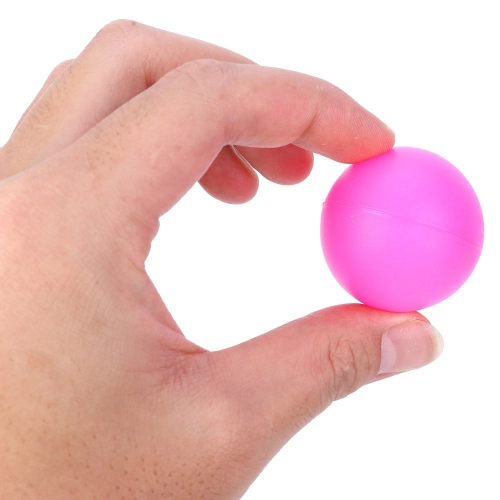
#> input picture Aula_02_03_23/bolinha.png, 500 x 500 px
$ jupyter execute Inrage.ipynb   (shell and % lines are left out)
#> lines starting #> are read from the running program, lines starting #| are printed output that depends on the picture; after the words box and inside, x2 and y2 are one past the last pixel; in counts of white or black regions, pixels touching at a corner belong together
[cell 1]
import cv2
from matplotlib import pyplot as plt
import numpy as np

[cell 2]
img = cv2.imread('bolinha.png')
#> img is the input picture: shape (500, 500, 3); mean B, G, R 196.3, 193.8, 235.9

img_rgb = cv2.cvtColor(img, cv2.COLOR_BGR2RGB)
img_hsv = cv2.cvtColor(img, cv2.COLOR_BGR2HSV)
#> img_hsv: shape (500, 500, 3); mean H, S, V 23.6, 55.8, 235.9

# Definição dos valores minimos e maximos da mascara
# o magenta tem h=300 mais ou menos, ou 150 para o opencv
image_lower_hsv = np.array([130, 100, 0])
image_upper_hsv = np.array([175, 255, 255])

mask_hsv = cv2.inRange(img_hsv, image_lower_hsv, image_upper_hsv)
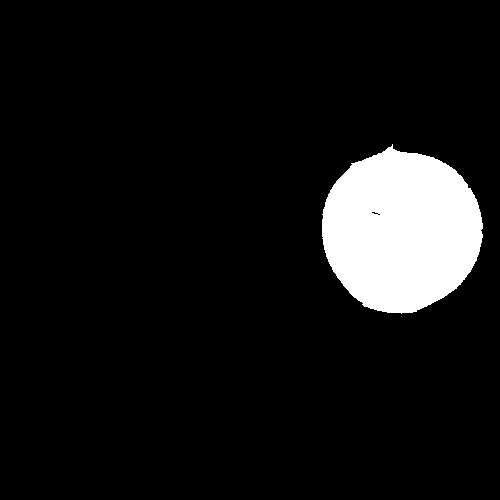
#> mask_hsv: shape (500, 500); 8.2% white; 1 white region, box (x1, y1, x2, y2) and area: (322, 144, 483, 314) 20447

plt.subplot()
plt.imshow(img_rgb)
plt.show()
plt.subplot()
plt.imshow(mask_hsv, cmap="Greys_r", vmin=0, vmax=255)
plt.show()

[cell 3]
img = cv2.imread('melancia.png')
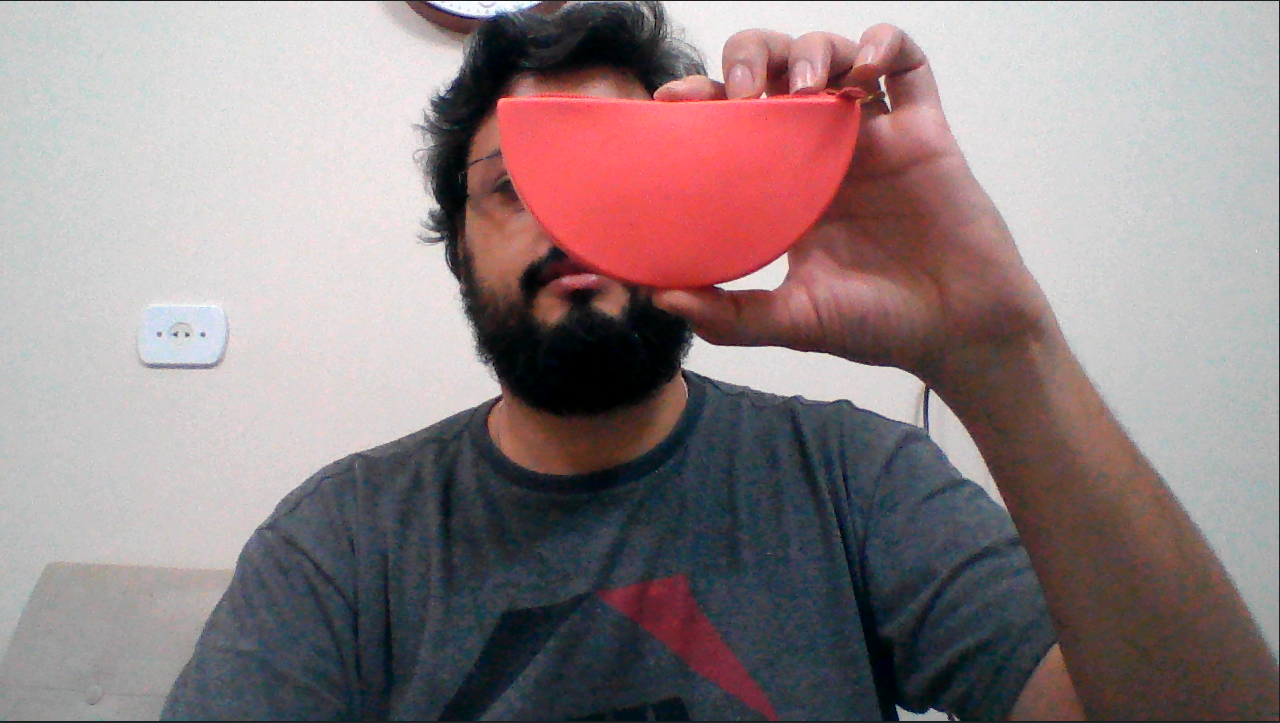
#> input picture Aula_02_03_23/melancia.png, 1280 x 723 px
#> img is the input picture: shape (723, 1280, 3); mean B, G, R 131.3, 129.5, 144.6

img_rgb = cv2.cvtColor(img, cv2.COLOR_BGR2RGB)
#> img_rgb: shape (723, 1280, 3)
img_hsv = cv2.cvtColor(img, cv2.COLOR_BGR2HSV)
#> img_hsv: shape (723, 1280, 3); mean H, S, V 84.5, 57.8, 150.4

image_lower_hsv = np.array([0, 100, 200])
image_upper_hsv = np.array([255, 255, 255])

mask_hsv = cv2.inRange(img_hsv, image_lower_hsv, image_upper_hsv)
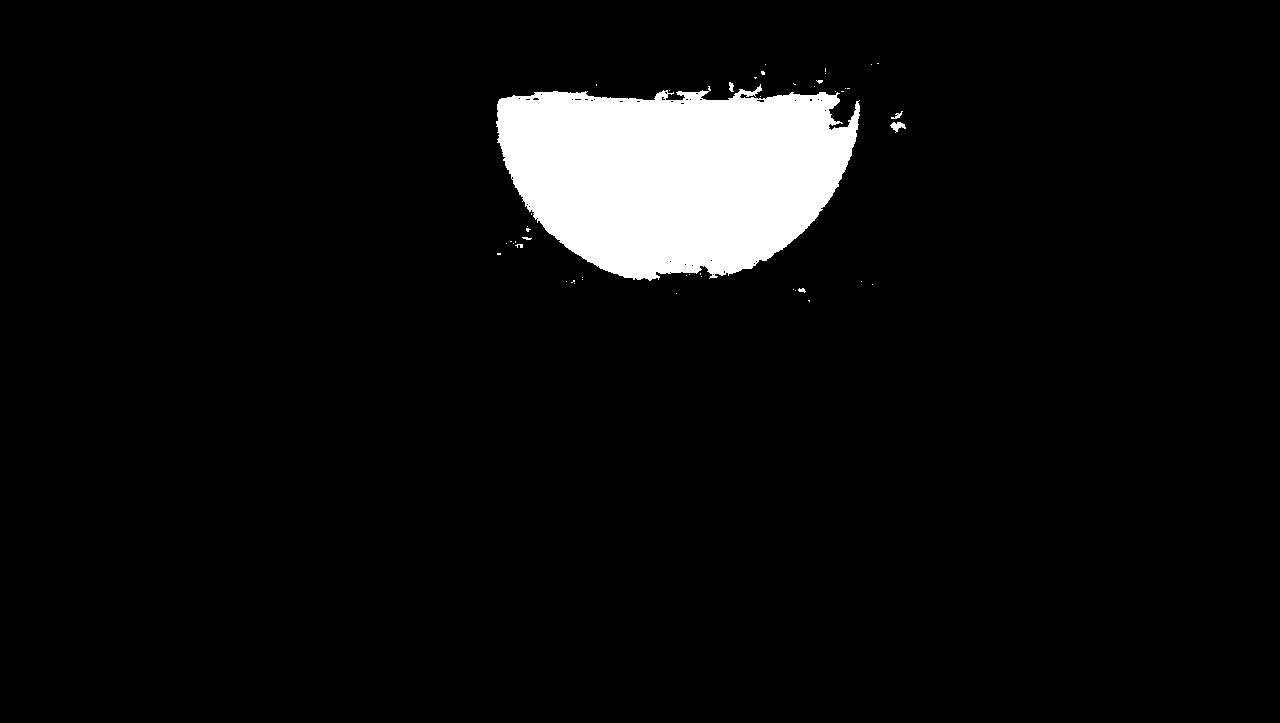
#> mask_hsv: shape (723, 1280); 5.8% white; 47 white regions (40 under 20 px), largest, box (x1, y1, x2, y2) and area: (496, 84, 860, 281) 53003, (890, 122, 906, 133) 92, (891, 111, 903, 119) 37

plt.subplot()
plt.imshow(img_rgb)
plt.show()
plt.subplot()
plt.imshow(mask_hsv, cmap="Greys_r", vmin=0, vmax=255)
plt.show()
